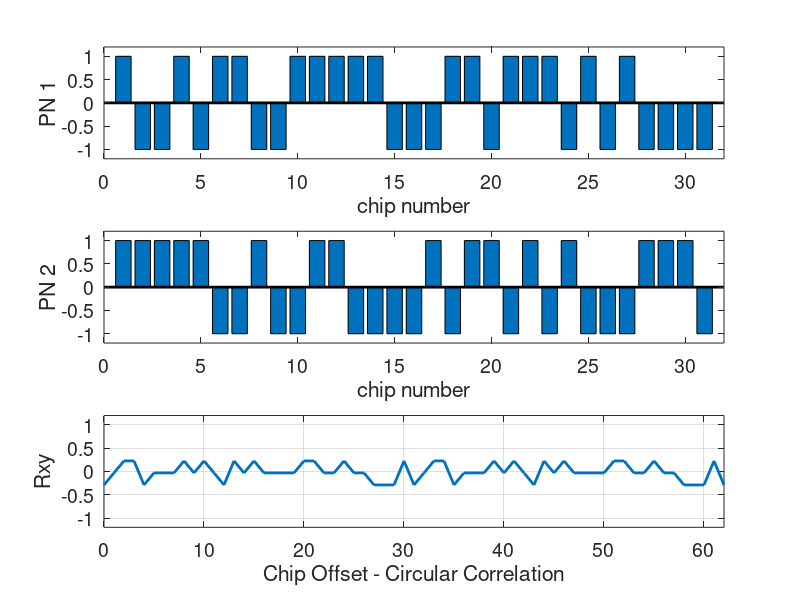
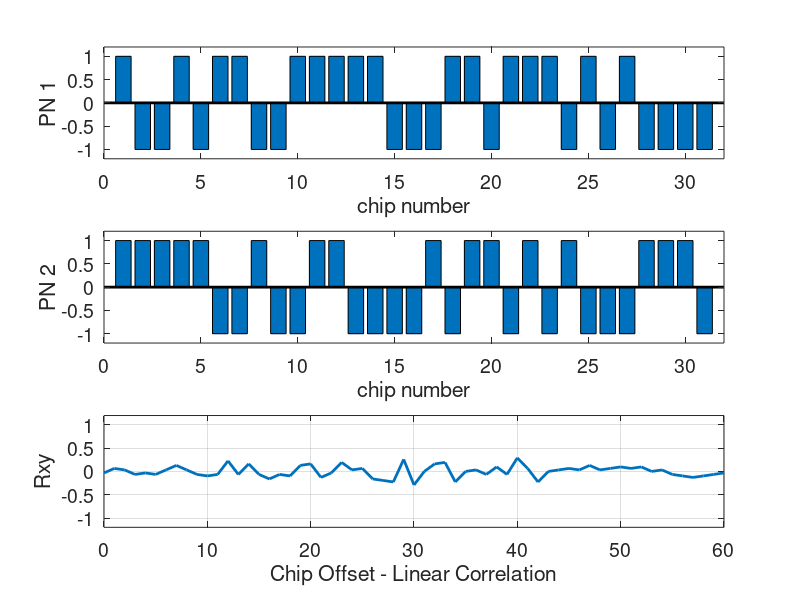
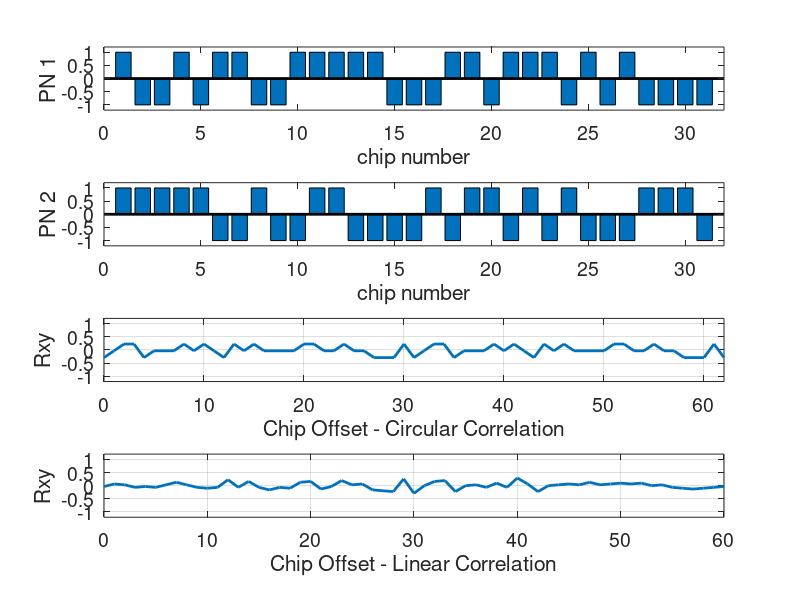

Source code (MATLAB) for these figures, in order:
function pn_corr(seq1, seq2)
% 
% Demonstrates the autocorrelation or cross correlation 
% of PN sequences
%
% Can use harcoded PN examples below, or accept one or two PN sequences 
% input as row vectors.  For the latter case, programs pngen and pngen2
% can be used to generate any needed PN code. If only one PN sequence is
% provided as input, then the operation is autocorrelation
%
%
% Copyright (c) 2001, 2011 Cameron H. G. Wright

%
% Reset figures
close all;

% Hardcode the text size globally:
set(0,'DefaultAxesFontSize',14);
set(0,'DefaultTextFontSize',14);
 
% For global line widths:
set(0,'DefaultLineLineWidth',2); % use thicker line

if  (nargin == 1)  %  autocorrelation is desired for single PN seq input
    seq2 =  seq1;
end

if (nargin == 0)  % no PN codes were provided as input
    % If using PN code(s) as input argument, do not uncomment any of these
    % Uncomment desired PN sequences; validity of m-sequences
    % is noted. Invalid sequences are useful to compare the
    % correlation properties.
    % You can choose to autocorrelate the same sequence or you can
    % crosscorrelate different sequences (of the same length).
    
    % SSRG [3,1]
    %seq1=[1 1 1 0 1 0 0];
    %seq2=[1 1 1 0 1 0 0];
    
    % SSRG [3,2]
    %seq1=[1 0 1 1 1 0 0];
    %seq2=[1 0 1 1 1 0 0];
    
    % reversed SSRG [3,1]
    %seq1=[0 0 1 0 1 1 1];
    %seq2=[0 0 1 0 1 1 1];
    
    % not a valid m-sequence
    %seq1=[0 1 0 0 1 0 1];
    %seq2=[0 1 0 0 1 0 1];
    
    % SSRG [4,1]
    %seq1=[1 1 1 1 0 1 0 1 1 0 0 1 0 0 0];
    %seq2=[1 1 1 1 0 1 0 1 1 0 0 1 0 0 0];
    
    % SSRG [4,3]
    %seq1=[1 0 0 1 1 0 1 0 1 1 1 1 0 0 0];
    %seq2=[1 0 0 1 1 0 1 0 1 1 1 1 0 0 0];
    
    % SSRG [5,2]
    %seq1=[1 0 1 0 1 1 1 0 1 1 0 0 0 1 1 1 1 1 0 0 1 1 0 1 0 0 1 0 0 0 0];
    %seq2=[1 0 1 0 1 1 1 0 1 1 0 0 0 1 1 1 1 1 0 0 1 1 0 1 0 0 1 0 0 0 0];
    
    % SSRG [5,3]
    seq1=[1 0 0 1 0 1 1 0 0 1 1 1 1 1 0 0 0 1 1 0 1 1 1 0 1 0 1 0 0 0 0];
    %seq2=[1 0 0 1 0 1 1 0 0 1 1 1 1 1 0 0 0 1 1 0 1 1 1 0 1 0 1 0 0 0 0];
    
    % SSRG [5,4,3,2]  note this uses multiple fb taps
    %seq1=[1 1 1 1 1 0 0 1 0 0 1 1 0 0 0 0 1 0 1 1 0 1 0 1 0 0 0 1 1 1 0];
    seq2=[1 1 1 1 1 0 0 1 0 0 1 1 0 0 0 0 1 0 1 1 0 1 0 1 0 0 0 1 1 1 0];
    
    % not a valid m-sequence
    %seq1=[0 1 0 0 0 1 1 1 0 1 0 1 0 1 1 0 1 0 1 0 1 1 0 0 0 1 0 1 0 1 1];
    %seq2=[0 1 0 0 0 1 1 1 0 1 0 1 0 1 1 0 1 0 1 0 1 1 0 0 0 1 0 1 0 1 1];
end

N=length(seq1);

% Convert to +/- 1
seqn1=(2*seq1)-1;
seqn2=(2*seq2)-1;

% Set up correlation with three periods of the PN sequence
tmp1=[seqn1 seqn1 seqn1];

% Time domain method for circular correlation of seq1 and seq2.
% Could also use frequency domain method with no zero padding
% but this method is faster
for index=1:2*N+1;
tmp2=[zeros(1,index-1) seqn2 zeros(1,2*N-index+1)];
cor(index)=sum(tmp1.*tmp2)/N;
end;
n=0:2*N;

% % frequency domain method of circular correlation 
% % uncomment if desired
% S1=fft(seqn1);
% S2=fft(seqn2);
% cxcorr=ifft(S1.*conj(S2));


% standard linear correlation in MATLAB
lincor=xcorr(seqn1,seqn2)/N;
nn=0:2*N-2;


%%%%%%%%%%%%%%%%%%%%%%%%%%%%%%%
figure(1)
subplot(3,1,1);
bar(seqn1);
axis([0 N+1 -1.2 1.2]);
xlabel('chip number')
ylabel('PN 1');

subplot(3,1,2);
bar(seqn2);
axis([0 N+1 -1.2 1.2]);
xlabel('chip number')
ylabel('PN 2');

% circular correlation
subplot(3,1,3);
plot(n,cor);
grid on;
axis([0 2*N -1.2 1.2]);
ylabel('Rxy');
xlabel('Chip Offset - Circular Correlation');

%%%%%%%%%%%%%%%%%%%%%%%%%%%%%%%%
figure(2)
subplot(3,1,1);
bar(seqn1);
axis([0 N+1 -1.2 1.2]);
xlabel('chip number')
ylabel('PN 1');

subplot(3,1,2);
bar(seqn2);
axis([0 N+1 -1.2 1.2]);
xlabel('chip number')
ylabel('PN 2');

% linear correlation
subplot(3,1,3);
plot(nn,lincor);
grid on;
axis([0 2*N-2 -1.2 1.2]);
ylabel('Rxy');
xlabel('Chip Offset - Linear Correlation');

%%%%%%%%%%%%%%%%%%%%%%%%%%%%%%%%
figure(3)
subplot(4,1,1);
bar(seqn1);
axis([0 N+1 -1.2 1.2]);
xlabel('chip number')
ylabel('PN 1');

subplot(4,1,2);
bar(seqn2);
axis([0 N+1 -1.2 1.2]);
xlabel('chip number')
ylabel('PN 2');

% circular correlation
subplot(4,1,3);
plot(n,cor);
grid on;
axis([0 2*N -1.2 1.2]);
ylabel('Rxy');
xlabel('Chip Offset - Circular Correlation');

% linear correlation
subplot(4,1,4);
plot(nn,lincor);
grid on;
axis([0 2*N-2 -1.2 1.2]);
ylabel('Rxy');
xlabel('Chip Offset - Linear Correlation');
%%%%%%%%%%%%%%%%%%%%%%%%%%%%%%%%

figure(1)

% Save Figures as EPS level 2 color: 
 print -depsc2 -f1 PNcircorr.eps
% print -depsc2 -f2 PNlincorr.eps
% print -depsc2 -f3 PNcorr.eps
